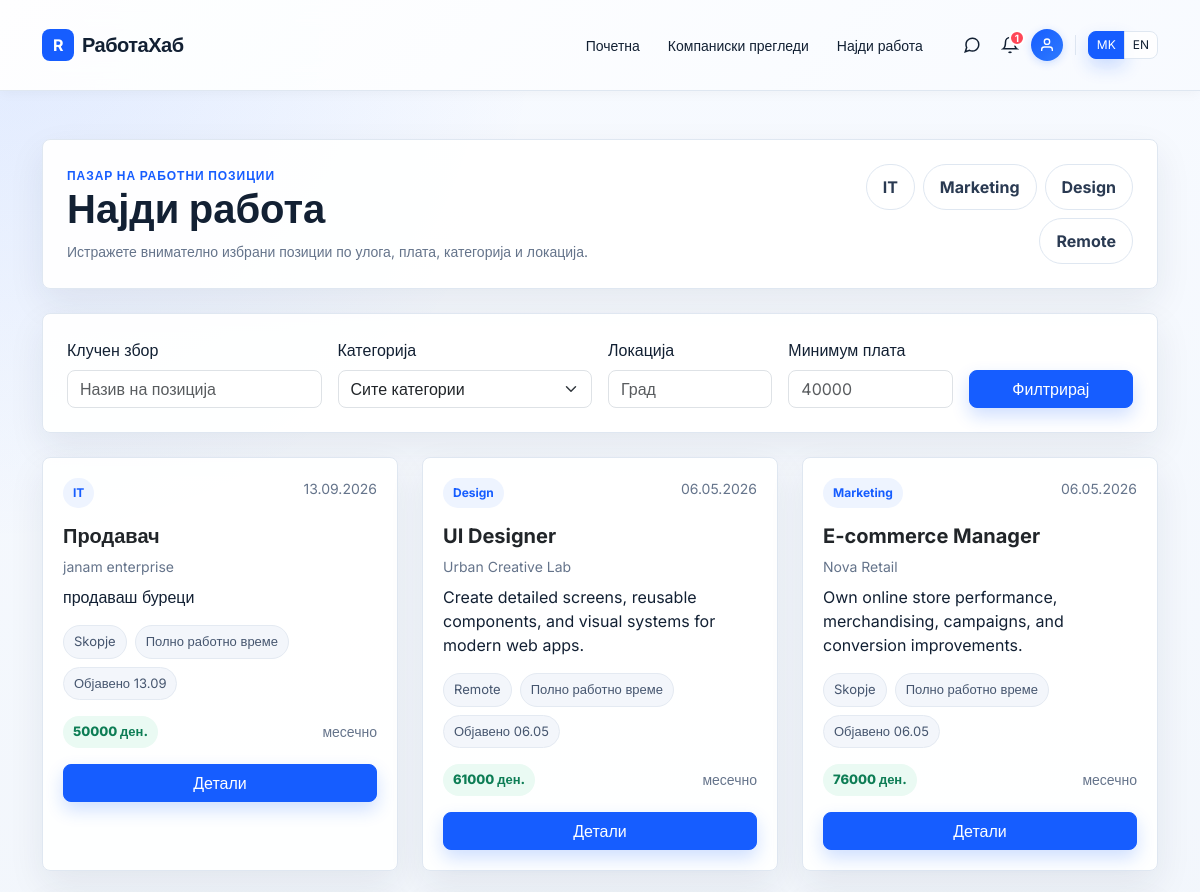
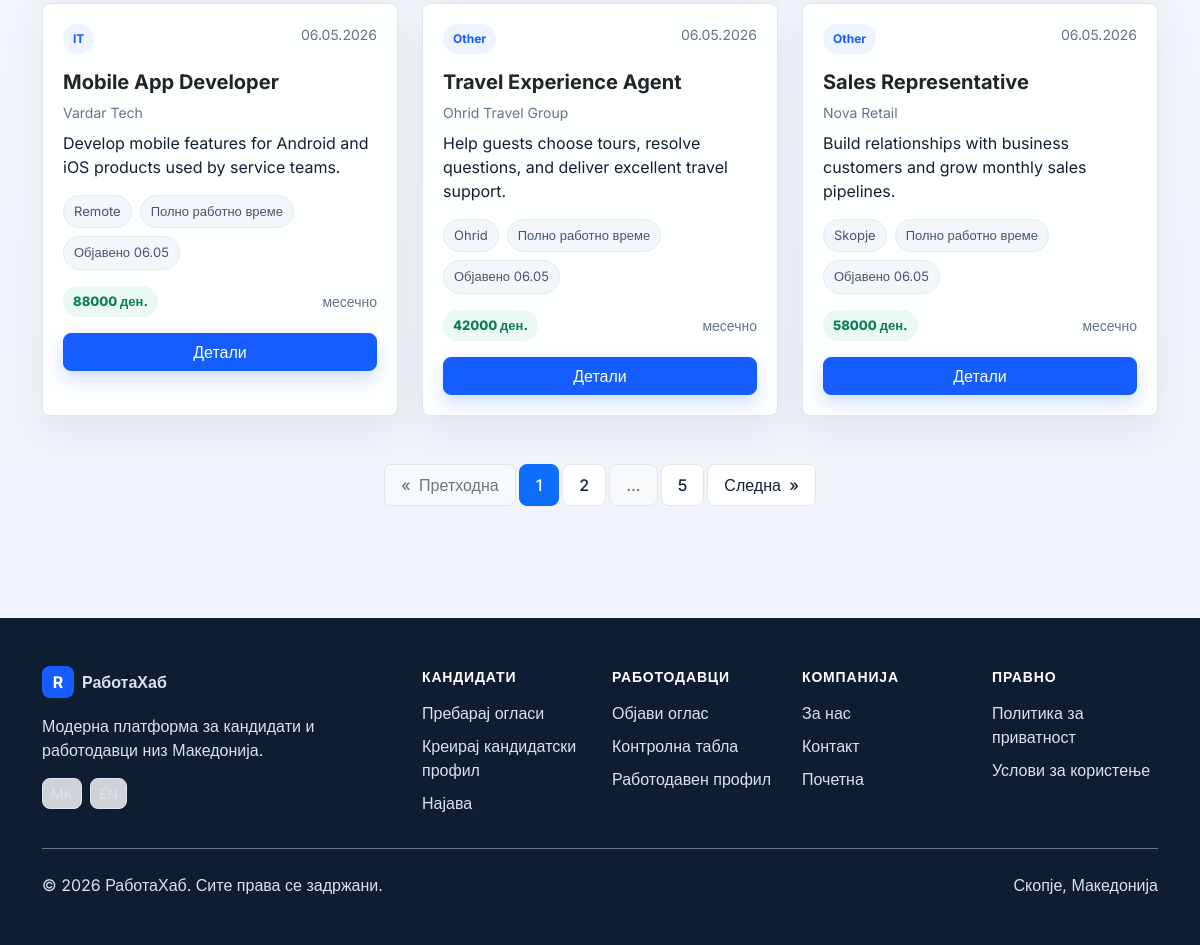
Screenshot of /jobs/ with the database file from the repository (2 pictures, top to bottom).
### jobs/models.py (models this page shows, shortened)
class Job(models.Model):
    CATEGORY_CHOICES = [
        ('IT', 'IT'),
        ('Marketing', 'Marketing'),
        ('Design', 'Design'),
        ('Other', 'Other'),
    ]
    title = models.CharField(max_length=200)
    description = models.TextField()
    requirements = models.TextField()
    salary = models.IntegerField()
    location = models.CharField(max_length=100)
    category = models.CharField(max_length=50, choices=CATEGORY_CHOICES)
    created_at = models.DateTimeField(auto_now_add=True)
    employer = models.ForeignKey(User, on_delete=models.CASCADE)

### accounts/models.py (models this page shows, shortened)
class Profile(models.Model):
    USER_TYPE = [
        ('employer', 'Employer'),
        ('seeker', 'Job Seeker'),
    ]
    user = models.OneToOneField(User, on_delete=models.CASCADE)
    user_type = models.CharField(max_length=20, choices=USER_TYPE)
    cv = models.FileField(upload_to='cvs/', null=True, blank=True)
    skills = models.TextField(blank=True)
    company_name = models.CharField(max_length=200, blank=True)

### jobs/views.py (the view, shortened to what this page needs)
# urls.py: path('jobs/', views.job_list, name='job_list'),
def job_list(request):
    jobs = Job.objects.select_related('employer').order_by('-created_at')
    applied_jobs = []
    saved_jobs = []
    q = request.GET.get('q', '').strip()
    category = request.GET.get('category', '').strip()
    location = request.GET.get('location', '').strip()
    min_salary = request.GET.get('min_salary', '').strip()
    if q:
        jobs = jobs.filter(title__icontains=q)
    if category:
        jobs = jobs.filter(category=category)
    if location:
        jobs = jobs.filter(location__icontains=location)
    if min_salary.isdigit():
        jobs = jobs.filter(salary__gte=min_salary)
    user_type = None
    paginator = Paginator(jobs, 6)
    page = request.GET.get('page')
    jobs = paginator.get_page(page)
    current_filters = request.GET.copy()
    if 'page' in current_filters:
        del current_filters['page']
    current_filters = current_filters.urlencode() if current_filters else ""
    return render(request, 'jobs/job_list.html', {
        'jobs': jobs,
        'applied_jobs': applied_jobs,
        'saved_jobs': saved_jobs,
        'filters': {
            'q': q,
            'category': category,
            'location': location,
            'min_salary': min_salary,
        },
        'categories': Job.CATEGORY_CHOICES,
        'current_filters': current_filters,
        'user_type': user_type,
    })

### templates/jobs/job_list.html (shortened to what this page needs)
{% extends 'base.html' %}
{% block content %}
<div class="panel p-4 mb-4">
    <div class="row g-4 align-items-center">
        <div class="col-lg-8">
            <div class="eyebrow">{% if lang == 'en' %}Job marketplace{% else %}Пазар на работни позиции{% endif %}</div>
            <h1 class="fw-bold mb-2">{% if lang == 'en' %}Find Jobs{% else %}Најди работа{% endif %}</h1>
            <p class="muted-label mb-0">{% if lang == 'en' %}Explore curated openings by role, salary, category, and location.{% else %}Истражете внимателно избрани позиции по улога, плата, категорија и локација.{% endif %}</p>
        </div>
        <div class="col-lg-4">
            <div class="d-flex gap-2 flex-wrap justify-content-lg-end">
                <span class="company-pill">IT</span>
                <span class="company-pill">Marketing</span>
                <span class="company-pill">Design</span>
                <span class="company-pill">Remote</span>
            </div>
        </div>
    </div>
</div>
<form method="GET" class="panel p-4 mb-4">
    <div class="row g-3 align-items-end">
        <div class="col-lg-3">
            <label class="form-label">{% if lang == 'en' %}Keyword{% else %}Клучен збор{% endif %}</label>
            <input type="text" name="q" value="{{ filters.q }}" class="form-control" placeholder="{% if lang == 'en' %}Job title{% else %}Назив на позиција{% endif %}">
        </div>
        <div class="col-lg-3">
            <label class="form-label">{% if lang == 'en' %}Category{% else %}Категорија{% endif %}</label>
            <select name="category" class="form-select">
                <option value="">{% if lang == 'en' %}All categories{% else %}Сите категории{% endif %}</option>
            </select>
        </div>
        <div class="col-lg-2">
            <label class="form-label">{% if lang == 'en' %}Location{% else %}Локација{% endif %}</label>
            <input name="location" value="{{ filters.location }}" class="form-control" placeholder="{% if lang == 'en' %}City{% else %}Град{% endif %}">
        </div>
        <div class="col-lg-2">
            <label class="form-label">{% if lang == 'en' %}Min salary{% else %}Минимум плата{% endif %}</label>
            <input type="number" name="min_salary" value="{{ filters.min_salary }}" class="form-control" placeholder="40000">
        </div>
        <div class="col-lg-2">
            <button class="btn btn-primary w-100">{% if lang == 'en' %}Filter{% else %}Филтрирај{% endif %}</button>
        </div>
    </div>
</form>
<div class="row g-4">
    {% for job in jobs %}
        <div class="col-md-6 col-xl-4">
            <div class="job-card">
                <div class="d-flex justify-content-between align-items-start mb-3">
                    <span class="badge-soft">{{ job.category }}</span>
                    <small class="muted-label">{{ job.created_at|date:"d.m.Y" }}</small>
                </div>
                <a href="{% url 'job_detail' job.id %}" class="text-decoration-none text-dark">
                    <h5 class="fw-bold">{{ job.title }}</h5>
                </a>
                <p class="muted-label mb-2">{{ job.employer.profile.company_name|default:job.employer.username }}</p>
                <p class="mb-3">{{ job.description|truncatewords:20 }}</p>
                <div class="job-meta mb-3">
                    <span>{{ job.location }}</span>
                    <span>{% if lang == 'en' %}Full time{% else %}Полно работно време{% endif %}</span>
                    <span>{% if lang == 'en' %}Posted{% else %}Објавено{% endif %} {{ job.created_at|date:"d.m" }}</span>
                </div>
                <div class="d-flex justify-content-between align-items-center mb-3">
                    <span class="salary-chip">{{ job.salary }} ден.</span>
                    <span class="muted-label">{% if lang == 'en' %}monthly{% else %}месечно{% endif %}</span>
                </div>
                <div class="d-flex gap-2">
                    <a href="{% url 'job_detail' job.id %}" class="btn btn-primary flex-fill">
                        {% if lang == 'en' %}Details{% else %}Детали{% endif %}
                    </a>
                </div>
            </div>
        </div>
    {% empty %}
        <div class="col-12">
            <div class="panel p-4 text-center">
                {% if lang == 'en' %}No jobs match your search.{% else %}Нема огласи што одговараат на пребарувањето.{% endif %}
            </div>
        </div>
    {% endfor %}
</div>
{% if jobs.paginator.num_pages > 1 %}
    <nav aria-label="Page navigation" class="mt-5">
        <ul class="pagination justify-content-center">
            {% if jobs.has_previous %}
                <li class="page-item">
                    <a class="page-link" href="?page={{ jobs.previous_page_number }}{% if current_filters %}&{{ current_filters }}{% endif %}" aria-label="Previous">
                        <span aria-hidden="true">&laquo;</span>
                        <span class="d-none d-sm-inline ms-1">{% if lang == 'en' %}Previous{% else %}Претходна{% endif %}</span>
                    </a>
                </li>
            {% else %}
                <li class="page-item disabled">
                    <span class="page-link">
                        <span aria-hidden="true">&laquo;</span>
                        <span class="d-none d-sm-inline ms-1">{% if lang == 'en' %}Previous{% else %}Претходна{% endif %}</span>
                    </span>
                </li>
            {% endif %}
            {% for page_num in jobs.paginator.page_range %}
                {% if page_num == jobs.number %}
                    <li class="page-item active">
                        <span class="page-link bg-primary border-primary">{{ page_num }}</span>
                    </li>
                {% elif page_num == 1 or page_num == jobs.paginator.num_pages or page_num == jobs.number|add:'-1' or page_num == jobs.number|add:'1' %}
                    <li class="page-item">
                        <a class="page-link" href="?page={{ page_num }}{% if current_filters %}&{{ current_filters }}{% endif %}">{{ page_num }}</a>
                    </li>
                {% elif page_num == jobs.number|add:'-2' or page_num == jobs.number|add:'2' %}
                    <li class="page-item disabled">
                        <span class="page-link">...</span>
                    </li>
                {% endif %}
            {% endfor %}
            {% if jobs.has_next %}
                <li class="page-item">
                    <a class="page-link" href="?page={{ jobs.next_page_number }}{% if current_filters %}&{{ current_filters }}{% endif %}" aria-label="Next">
                        <span class="d-none d-sm-inline me-1">{% if lang == 'en' %}Next{% else %}Следна{% endif %}</span>
                        <span aria-hidden="true">&raquo;</span>
                    </a>
                </li>
            {% endif %}
        </ul>
    </nav>
{% endif %}
{% endblock %}

### rows the page displays
Job: category "IT", created_at "13.09.2026", title "Продавач", employer.profile.company_name "janam enterprise", description "продаваш буреци", location "Skopje", created_at "13.09", salary "50000"
Job: category "Design", created_at "06.05.2026", title "UI Designer", employer.profile.company_name "Urban Creative Lab", description "Create detailed screens, reusable components, and visual systems for modern web apps.", location "Remote", created_at "06.05", salary "61000"
Job: category "Marketing", created_at "06.05.2026", title "E-commerce Manager", employer.profile.company_name "Nova Retail", description "Own online store performance, merchandising, campaigns, and conversion improvements.", location "Skopje", created_at "06.05", salary "76000"
Job: category "IT", created_at "06.05.2026", title "Mobile App Developer", employer.profile.company_name "Vardar Tech", description "Develop mobile features for Android and iOS products used by service teams.", location "Remote", created_at "06.05", salary "88000"
Job: category "Other", created_at "06.05.2026", title "Travel Experience Agent", employer.profile.company_name "Ohrid Travel Group", description "Help guests choose tours, resolve questions, and deliver excellent travel support.", location "Ohrid", created_at "06.05", salary "42000"
Job: category "Other", created_at "06.05.2026", title "Sales Representative", employer.profile.company_name "Nova Retail", description "Build relationships with business customers and grow monthly sales pipelines.", location "Skopje", created_at "06.05", salary "58000"

### other values shown
{{ page_num }} "1"
{{ page_num }} "2" "5"
